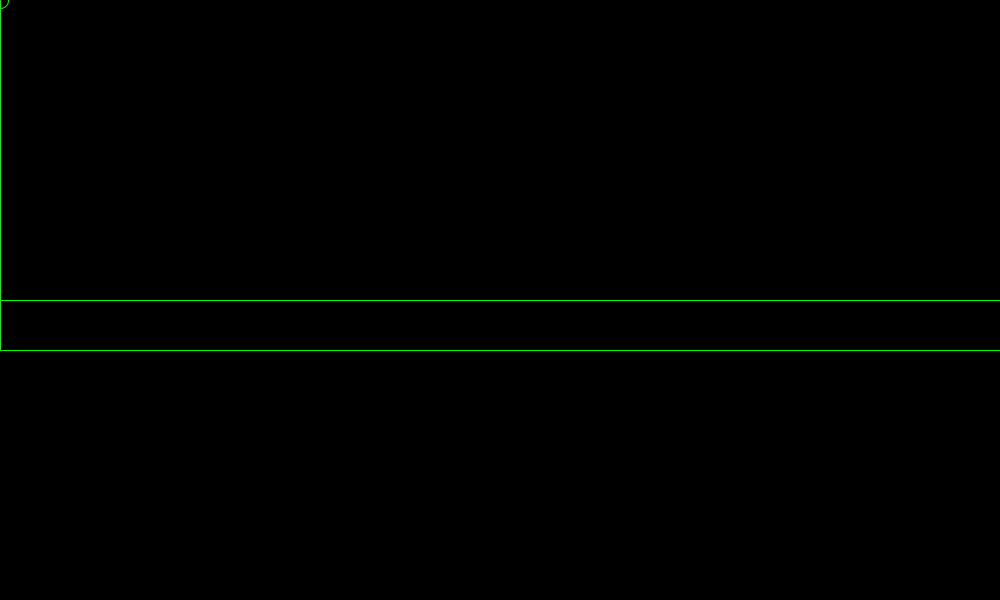
Frame 1 (no input)
Frame 60 (the mouse pressed at the canvas centre just before this capture): identical to frame 1, image omitted
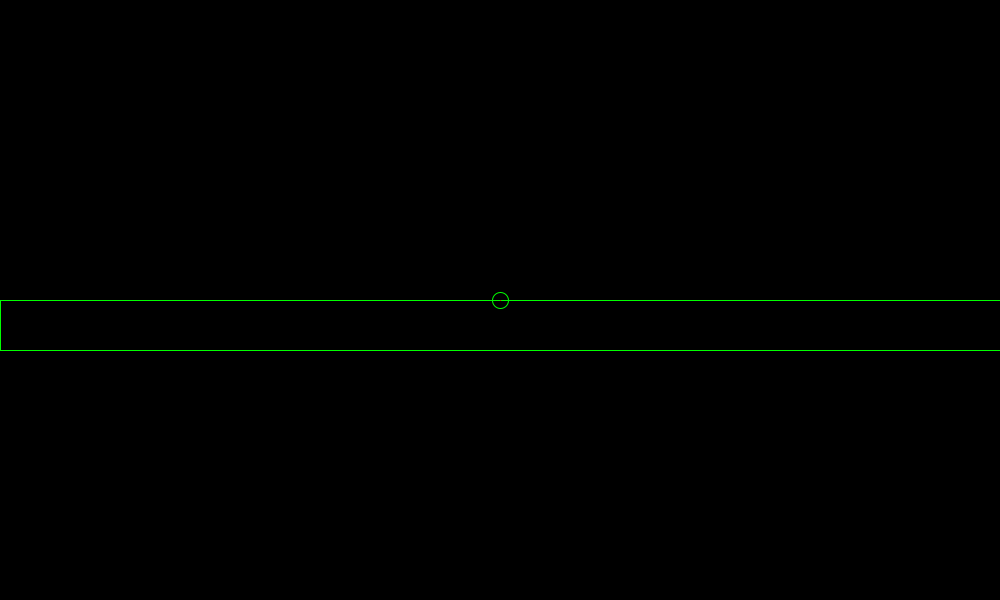
Frame 120 (the mouse held since frame 60 and released just before this capture)

The Processing sketch that drew these frames (run headless with seeded random() and noise(); from frame 60 on, the mouse is pressed at the canvas centre):

// Processing sketch: Circ_Rect_Collision
// ── Circ_Rect_Collision.pde
float rectX = 0;
float rectY = 300;
float rectWidth = 1200;
float rectHeight = 50;

void setup(){
  
  size(1000,600);
  
}

 void draw(){
   background(0);
   renderCircle();
   renderRect();
   renderLine();
 }
 
 void renderCircle(){
   noFill();
   if(collision()){
     stroke(255,0,0);
   }else{
     stroke(0,255,0);
   }
   
   
   ellipse(mouseX, mouseY, 16, 16);
 }
 
 void renderRect(){
   noFill();
   if(collision()){
     stroke(255,0,0);
   }else{
     stroke(0,255,0);
   }
   rect(rectX,rectY,rectWidth,rectHeight);
 }
 
 void renderLine(){
   float closestX = Math.max(rectX, Math.min(mouseX, rectX + rectWidth));
   float closestY = Math.max(rectY, Math.min(mouseY, rectY + rectHeight));
       
   float dx = mouseX - closestX;
   float dy = mouseY - closestY;
   if(((dx * dx) + (dy * dy)) < 64){
         stroke(255,0,0);
   }else{
         stroke(0,255,0);
   }
   
   line(mouseX,mouseY,closestX, closestY);
 }
 
 
 
 boolean collision(){
   float rectHeight = this.rectHeight - 32;
   float rectY = this.rectY + 16;
   
   
   float closestX = Math.max(rectX, Math.min(mouseX, rectX + rectWidth));
   float closestY = Math.max(rectY, Math.min(mouseY, rectY + rectHeight));
       
   float dx = mouseX - closestX;
   float dy = mouseY - closestY;
   if(((dx * dx) + (dy * dy)) < 64){
     return true;
   }else{
     return false;
   }
   
 }
 
 
